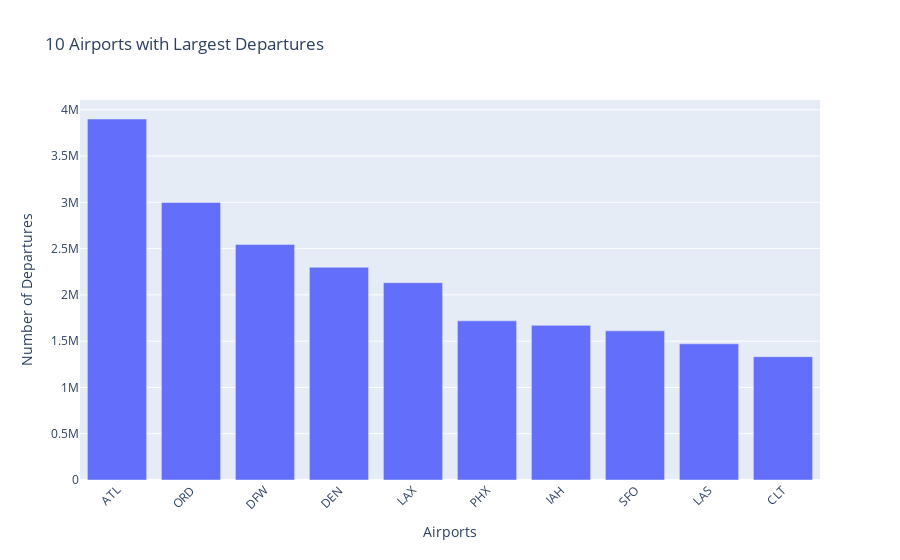

Here is the notebook cell this chart was saved with:
### Markdown cell above
## Airports with largest number of Departures

### Code cell
# Group the data by the airport and count the number of departures
airport_departures = df.groupBy("ORIGIN").count()

# Sort the airports by the number of departures in descending order
sorted_airports = airport_departures.orderBy(desc("count"))

# Display the airports with the largest number of departures
# sorted_airports.show(10)

# Get the top 10 airports with the largest number of departures
top_airports = sorted_airports.limit(10).toPandas()

# Extract the airport codes and departure counts
airports = top_airports["ORIGIN"].tolist()
departure_counts = top_airports["count"].tolist()

# Create a bar chart using Plotly
fig = go.Figure(data=go.Bar(x=airports, y=departure_counts))

# Customize the chart layout
fig.update_layout(
    title="10 Airports with Largest Departures",
    xaxis_title="Airports",
    yaxis_title="Number of Departures",
    xaxis_tickangle=-45,
)

# Display the chart
fig.show()

print('Airport with largest number of departures:', airports[0])

### Figure 1 — Plotly figure (JSON) as saved in the notebook; plotly's stock layout.template omitted (floating-point values rounded to 4 significant figures)
{"data": [{"type": "bar", "x": ["ATL", "ORD", "DFW", "DEN", "LAX", "PHX", "IAH", "SFO", "LAS", "CLT"], "y": [3900502, 2999112, 2543946, 2298853, 2131997, 1719328, 1670939, 1611805, 1471201, 1332697]}], "layout": {"title": {"text": "10 Airports with Largest Departures"}, "xaxis": {"tickangle": -45, "title": {"text": "Airports"}}, "yaxis": {"title": {"text": "Number of Departures"}}}}
